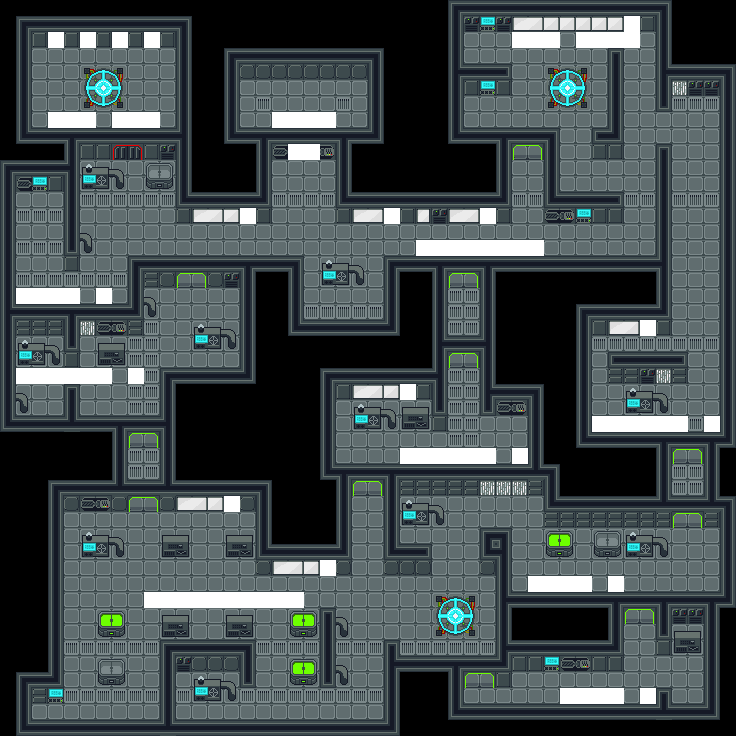

Below is a game level as drawn by its tile map, then a one-line description and the .tmx that defines it (tile-layer data replaced by summaries):
An orthogonal 46x46 tile map with 16x16 px tiles, 4 tile layers (navigation_layer, background_layer, collision_layer, foreground_layer) and 25 objects (16x system, 3x teleporter, medbay, Immunity, Invisibility, ...).

<map version="1.4" tiledversion="1.4.3" orientation="orthogonal" renderorder="right-down" width="46" height="46" tilewidth="16" tileheight="16" infinite="0" nextlayerid="10" nextobjectid="44">
 <tileset firstgid="1" source="tileset.tsx" />
 <layer id="7" name="navigation_layer" width="46" height="46">
  <data>[2116 cells, 812 non-empty, 2 distinct tile ids]</data>
 </layer>
 <layer id="1" name="background_layer" width="46" height="46">
  <data>[2116 cells, 962 non-empty, 11 distinct tile ids]</data>
 </layer>
 <layer id="2" name="collision_layer" width="46" height="46">
  <data>[2116 cells, 775 non-empty, 44 distinct tile ids]</data>
 </layer>
 <layer id="4" name="foreground_layer" width="46" height="46">
  <data>[2116 cells, 208 non-empty, 34 distinct tile ids]</data>
 </layer>
 <objectgroup id="5" name="object_layer">
  <object id="2" name="Teleporter B" type="teleporter" x="560" y="80" width="16" height="16">
   <properties>
    <property name="linked_teleporter" value="Teleporter A" />
   </properties>
  </object>
  <object id="4" name="Teleporter A" type="teleporter" x="448" y="608" width="16" height="16">
   <properties>
    <property name="linked_teleporter" value="Teleporter B" />
   </properties>
  </object>
  <object id="6" name="Laboratory System 3" type="system" x="80" y="560" width="16" height="16" />
  <object id="8" name="Laboratory System 2" type="system" x="192" y="704" width="16" height="16" />
  <object id="12" name="Zone B System 1" type="system" x="400" y="528" width="16" height="16" />
  <object id="13" name="Engine B System" type="system" x="352" y="432" width="16" height="16" />
  <object id="14" name="Engine A System 2" type="system" x="192" y="352" width="16" height="16" />
  <object id="15" name="Engine A System 1" type="system" x="16" y="368" width="16" height="16" />
  <object id="16" name="Corridor System 2" type="system" x="320" y="288" width="16" height="16" />
  <object id="17" name="Zone A System 2" type="system" x="80" y="192" width="16" height="16" />
  <object id="18" name="Zone A System 1" type="system" x="32" y="192" width="16" height="16" />
  <object id="19" name="Navigation System 2" type="system" x="480" y="96" width="16" height="16" />
  <object id="20" name="Navigation System 1" type="system" x="480" y="32" width="16" height="16" />
  <object id="21" name="Engine C System" type="system" x="624" y="416" width="16" height="16" />
  <object id="22" name="Zone B System 2" type="system" x="624" y="560" width="16" height="16" />
  <object id="23" name="Zone C System" type="system" x="544" y="672" width="16" height="16" />
  <object id="24" name="Corridor System 1" type="system" x="576" y="224" width="16" height="16" />
  <object id="25" name="Laboratory System 1" type="system" x="48" y="704" width="16" height="16" />
  <object id="26" name="Medbay Teleporter" type="teleporter" x="96" y="80" width="16" height="16">
   <properties>
    <property name="linked_teleporter" value="Teleporter A" />
   </properties>
  </object>
  <object id="27" type="medbay" x="16" y="32" width="176" height="112" />
 </objectgroup>
 <objectgroup id="9" name="power_ups">
  <object id="39" name="Immunity" x="103.698" y="393.367">
   <properties>
    <property name="type" type="int" value="0" />
   </properties>
   <point />
  </object>
  <object id="40" name="Invisibility" x="150.834" y="568.197">
   <properties>
    <property name="type" type="int" value="1" />
   </properties>
   <point />
  </object>
  <object id="41" name="Firewall" x="681.323" y="680.466">
   <properties>
    <property name="type" type="int" value="2" />
   </properties>
   <point />
  </object>
  <object id="42" name="Speed" x="695.892" y="135.408">
   <properties>
    <property name="type" type="int" value="3" />
   </properties>
   <point />
  </object>
  <object id="43" name="Detect" x="296.525" y="184.257">
   <properties>
    <property name="type" type="int" value="4" />
   </properties>
   <point />
  </object>
 </objectgroup>
</map>